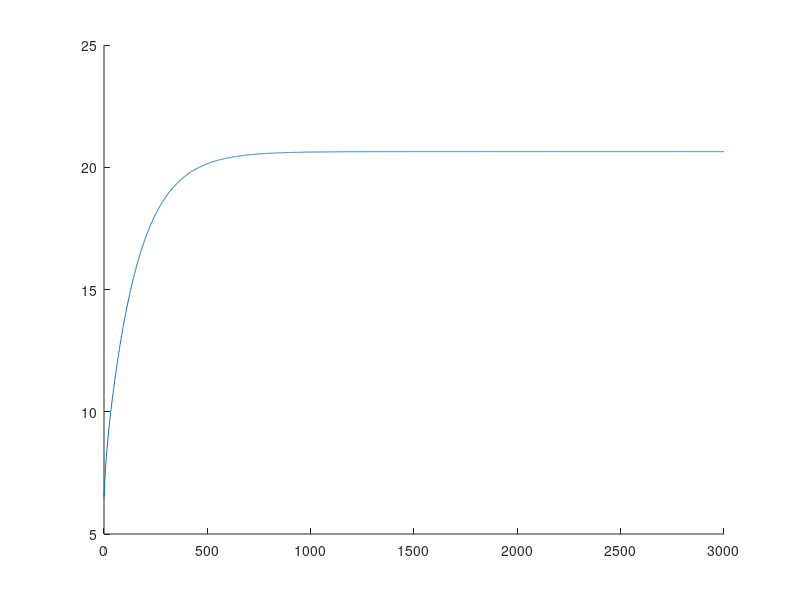

This figure's MATLAB source: (Note: this script raises an error after producing the figure.)
clear all
close all
clc

%% Initialization
param = zeros(15,1);
param(1) = 0.066;
param(2) = 0.006;
param(3) = 0.06;
param(4) = 0.03;
param(5) = 0.138;
param(6) = 0.12;
param(7) = 0.16;
param(8) = 0.8;
param(9) = 40;
param(10) = 51.2*10^-4;
param(11) = 8.2*10^-4;
param(12) = 520*10^-4;
param(13) = 0.0161;
param(14) = 0.0097;
param(15) = 55;
    %Defining parameters
    k12 = param(1);
    ka1 = param(2);
    ka2 = param(3);
    ka3 = param(4);
    ke = param(5);
    VI = param(6);
    Vg = param(7);
    Ag = param(8);
    tmaxG = param(9);
    kb1 = param(10)*ka1;
    kb2 = param(11)*ka2;
    kb3 = param(12)*ka3;
    EGP0 = param(13);
    F01 = param(14);
    tmaxI = param(15);
    Dg=2;
    
%     %Formulized parameters
%     G = x(1)/Vg;
%     Ug = (Dg*Ag*t*exp(-t/tmaxG))/tmaxG^2;
%     UI = x(4)/tmaxI;
%     
%     if G >= 4.5
%         F01c = F01;
%     else
%         F01c = F01*G/4.5;
%     end
%     
%     if G >= 9
%         Fr = 0.003*(G-9)*Vg;
%     else
%         Fr = 0;
%     end
%% Matrices
%Operating point
Q1bar = 0.70;
Q2bar = 0.30;
x1bar = 0.025;
x2bar = 0.03;

A = [-x1bar k12 0 0 0 -Q1bar 0 -EGP0;
    x1bar -k12-x2bar 0 0 0 Q1bar -Q2bar 0;
    0 0 -1/tmaxI 0 0 0 0 0;
    0 0 1/tmaxI -1/tmaxI 0 0 0 0;
    0 0 0 1/(VI*tmaxI) -ke 0 0 0;
    0 0 0 0 kb1 -ka1 0 0;
    0 0 0 0 kb2 0 -ka2 0;
    0 0 0 0 kb3 0 0 -ka3];
B = [0 1 1; 0 0 0; 1 0 0; 0 0 0; 0 0 0; 0 0 0; 0 0 0; 0 0 0];
C = [1/Vg 0 0 0 0 0 0 0];
D = [0 0 0];

System = ss(A,B,C,D);
%% Simulation
tspan = 0:1:3000;
Dg = 0;
delay = 0;
for i = 1:length(tspan)
    t = tspan(i);
    Ug(i) = max(0,(Dg*Ag*(t-delay)*exp(-(t-delay)/tmaxG))/tmaxG^2);
end
u = 0*ones(size(Ug));
F01c = F01*ones(size(Ug));
Fr = zeros(size(Ug));
EGP0_vectorized = EGP0*ones(size(Ug));
Constant_input = F01c+Fr+EGP0_vectorized;
x0 = [1.04
    0.485
    0
    0
    0
    0
    0
    0];

[x,t] = lsim(System,[u; Ug; Constant_input]', tspan, x0);
figure
hold on
plot(t,x)
%% Model simulation
tspan=0:1:3000;
u=0;
f = @(t,x)GlucoseModel(t,x,u,param);
x0 = [1.04
    0.485
    0
    0
    0
    0
    0
    0];

[t,x]=ode45(f, tspan, x0);
for i = 1:1
    y(:,i)= x(:,i)/param(7);
plot(t,y(:,i))
end
